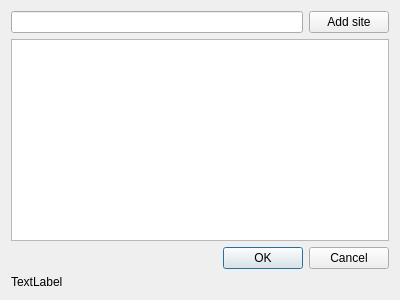
<?xml version="1.0" encoding="UTF-8"?>
<ui version="4.0">
 <class>Blocked</class>
 <widget class="QDialog" name="Blocked">
  <property name="geometry">
   <rect>
    <x>0</x>
    <y>0</y>
    <width>400</width>
    <height>300</height>
   </rect>
  </property>
  <property name="windowTitle">
   <string>Dialog</string>
  </property>
  <layout class="QVBoxLayout" name="verticalLayout">
   <item>
    <layout class="QGridLayout" name="gridLayout">
     <item row="0" column="0">
      <widget class="QLineEdit" name="lineEdit"/>
     </item>
     <item row="0" column="1">
      <widget class="QPushButton" name="pushButton">
       <property name="text">
        <string>Add site</string>
       </property>
      </widget>
     </item>
    </layout>
   </item>
   <item>
    <widget class="QListWidget" name="listWidget"/>
   </item>
   <item>
    <widget class="QDialogButtonBox" name="buttonBox">
     <property name="orientation">
      <enum>Qt::Horizontal</enum>
     </property>
     <property name="standardButtons">
      <set>QDialogButtonBox::Cancel|QDialogButtonBox::Ok</set>
     </property>
    </widget>
   </item>
   <item>
    <widget class="QLabel" name="label">
     <property name="text">
      <string>TextLabel</string>
     </property>
    </widget>
   </item>
  </layout>
 </widget>
 <resources/>
 <connections>
  <connection>
   <sender>buttonBox</sender>
   <signal>accepted()</signal>
   <receiver>Blocked</receiver>
   <slot>accept()</slot>
   <hints>
    <hint type="sourcelabel">
     <x>248</x>
     <y>254</y>
    </hint>
    <hint type="destinationlabel">
     <x>157</x>
     <y>274</y>
    </hint>
   </hints>
  </connection>
  <connection>
   <sender>buttonBox</sender>
   <signal>rejected()</signal>
   <receiver>Blocked</receiver>
   <slot>reject()</slot>
   <hints>
    <hint type="sourcelabel">
     <x>316</x>
     <y>260</y>
    </hint>
    <hint type="destinationlabel">
     <x>286</x>
     <y>274</y>
    </hint>
   </hints>
  </connection>
 </connections>
</ui>
